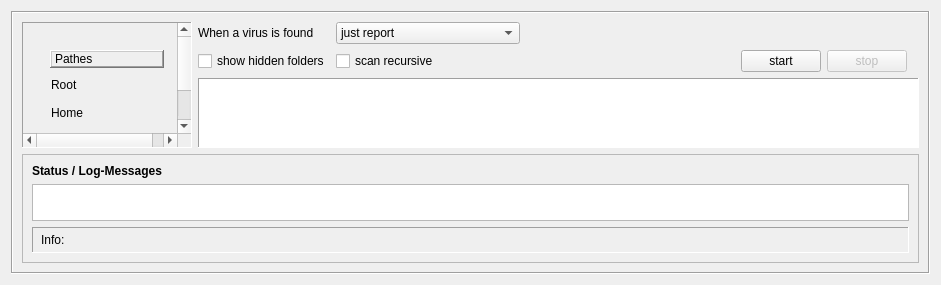
<?xml version="1.0" encoding="UTF-8"?>
<ui version="4.0">
 <class>scanTab</class>
 <widget class="QWidget" name="scanTab">
  <property name="geometry">
   <rect>
    <x>0</x>
    <y>0</y>
    <width>941</width>
    <height>285</height>
   </rect>
  </property>
  <property name="windowTitle">
   <string>Form</string>
  </property>
  <layout class="QGridLayout" name="gridLayout">
   <item row="0" column="0" colspan="4">
    <widget class="QFrame" name="mainFrame">
     <property name="frameShape">
      <enum>QFrame::Shape::Box</enum>
     </property>
     <property name="frameShadow">
      <enum>QFrame::Shadow::Sunken</enum>
     </property>
     <layout class="QGridLayout" name="gridLayout_2">
      <item row="1" column="0" rowspan="2">
       <widget class="QScrollArea" name="scrollArea">
        <property name="sizePolicy">
         <sizepolicy hsizetype="Minimum" vsizetype="Expanding">
          <horstretch>0</horstretch>
          <verstretch>0</verstretch>
         </sizepolicy>
        </property>
        <property name="frameShape">
         <enum>QFrame::Shape::Panel</enum>
        </property>
        <property name="widgetResizable">
         <bool>true</bool>
        </property>
        <widget class="QWidget" name="scrollAreaWidgetContents">
         <property name="geometry">
          <rect>
           <x>0</x>
           <y>0</y>
           <width>168</width>
           <height>206</height>
          </rect>
         </property>
         <layout class="QVBoxLayout" name="verticalLayout">
          <item>
           <widget class="QFrame" name="deviceFrame">
            <property name="sizePolicy">
             <sizepolicy hsizetype="Preferred" vsizetype="Preferred">
              <horstretch>0</horstretch>
              <verstretch>20</verstretch>
             </sizepolicy>
            </property>
            <property name="minimumSize">
             <size>
              <width>150</width>
              <height>0</height>
             </size>
            </property>
            <property name="maximumSize">
             <size>
              <width>150</width>
              <height>16777215</height>
             </size>
            </property>
            <property name="frameShape">
             <enum>QFrame::Shape::NoFrame</enum>
            </property>
            <property name="frameShadow">
             <enum>QFrame::Shadow::Sunken</enum>
            </property>
            <layout class="QVBoxLayout" name="verticalLayout_3">
             <item>
              <widget class="QFrame" name="pathFrame">
               <property name="frameShape">
                <enum>QFrame::Shape::NoFrame</enum>
               </property>
               <property name="frameShadow">
                <enum>QFrame::Shadow::Plain</enum>
               </property>
               <layout class="QGridLayout" name="gridLayout_5">
                <item row="2" column="0">
                 <widget class="QPushButton" name="homePathButton">
                  <property name="layoutDirection">
                   <enum>Qt::LayoutDirection::LeftToRight</enum>
                  </property>
                  <property name="styleSheet">
                   <string notr="true">text-align:left</string>
                  </property>
                  <property name="text">
                   <string>Home</string>
                  </property>
                  <property name="icon">
                   <iconset resource="../resources.qrc">
                    <normaloff>:/icons/icons/homefolder.png</normaloff>:/icons/icons/homefolder.png</iconset>
                  </property>
                  <property name="iconSize">
                   <size>
                    <width>28</width>
                    <height>28</height>
                   </size>
                  </property>
                  <property name="flat">
                   <bool>true</bool>
                  </property>
                 </widget>
                </item>
                <item row="1" column="0">
                 <widget class="QPushButton" name="basePathButton">
                  <property name="styleSheet">
                   <string notr="true">text-align:left</string>
                  </property>
                  <property name="text">
                   <string>Root</string>
                  </property>
                  <property name="icon">
                   <iconset resource="../resources.qrc">
                    <normaloff>:/icons/icons/basefolder.png</normaloff>:/icons/icons/basefolder.png</iconset>
                  </property>
                  <property name="iconSize">
                   <size>
                    <width>28</width>
                    <height>28</height>
                   </size>
                  </property>
                  <property name="flat">
                   <bool>true</bool>
                  </property>
                 </widget>
                </item>
                <item row="0" column="0">
                 <widget class="QLabel" name="pathLabel">
                  <property name="maximumSize">
                   <size>
                    <width>16777215</width>
                    <height>30</height>
                   </size>
                  </property>
                  <property name="styleSheet">
                   <string notr="true"/>
                  </property>
                  <property name="frameShape">
                   <enum>QFrame::Shape::WinPanel</enum>
                  </property>
                  <property name="frameShadow">
                   <enum>QFrame::Shadow::Raised</enum>
                  </property>
                  <property name="text">
                   <string>Pathes</string>
                  </property>
                 </widget>
                </item>
               </layout>
              </widget>
             </item>
             <item>
              <widget class="QFrame" name="devicesFrame">
               <property name="frameShape">
                <enum>QFrame::Shape::NoFrame</enum>
               </property>
               <property name="frameShadow">
                <enum>QFrame::Shadow::Raised</enum>
               </property>
               <layout class="QVBoxLayout" name="verticalLayout_2">
                <item>
                 <widget class="QLabel" name="deviceLabel">
                  <property name="maximumSize">
                   <size>
                    <width>16777215</width>
                    <height>30</height>
                   </size>
                  </property>
                  <property name="styleSheet">
                   <string notr="true"/>
                  </property>
                  <property name="frameShape">
                   <enum>QFrame::Shape::WinPanel</enum>
                  </property>
                  <property name="frameShadow">
                   <enum>QFrame::Shadow::Raised</enum>
                  </property>
                  <property name="text">
                   <string>Devices</string>
                  </property>
                 </widget>
                </item>
               </layout>
              </widget>
             </item>
             <item>
              <spacer name="verticalSpacer">
               <property name="orientation">
                <enum>Qt::Orientation::Vertical</enum>
               </property>
               <property name="sizeHint" stdset="0">
                <size>
                 <width>20</width>
                 <height>40</height>
                </size>
               </property>
              </spacer>
             </item>
            </layout>
           </widget>
          </item>
         </layout>
        </widget>
       </widget>
      </item>
      <item row="3" column="0" colspan="4">
       <widget class="QFrame" name="logStatusFrame">
        <property name="sizePolicy">
         <sizepolicy hsizetype="Preferred" vsizetype="Minimum">
          <horstretch>0</horstretch>
          <verstretch>0</verstretch>
         </sizepolicy>
        </property>
        <property name="minimumSize">
         <size>
          <width>0</width>
          <height>100</height>
         </size>
        </property>
        <property name="frameShape">
         <enum>QFrame::Shape::StyledPanel</enum>
        </property>
        <property name="frameShadow">
         <enum>QFrame::Shadow::Raised</enum>
        </property>
        <layout class="QGridLayout" name="gridLayout_3">
         <item row="1" column="0" colspan="3">
          <widget class="QPlainTextEdit" name="logPlainTextEdit">
           <property name="sizePolicy">
            <sizepolicy hsizetype="Expanding" vsizetype="Expanding">
             <horstretch>0</horstretch>
             <verstretch>0</verstretch>
            </sizepolicy>
           </property>
           <property name="styleSheet">
            <string notr="true"/>
           </property>
           <property name="readOnly">
            <bool>true</bool>
           </property>
           <property name="centerOnScroll">
            <bool>false</bool>
           </property>
          </widget>
         </item>
         <item row="2" column="0" colspan="3">
          <widget class="QLabel" name="currentFileLabel">
           <property name="sizePolicy">
            <sizepolicy hsizetype="Preferred" vsizetype="Preferred">
             <horstretch>1</horstretch>
             <verstretch>0</verstretch>
            </sizepolicy>
           </property>
           <property name="styleSheet">
            <string notr="true">padding:5px</string>
           </property>
           <property name="frameShape">
            <enum>QFrame::Shape::Panel</enum>
           </property>
           <property name="frameShadow">
            <enum>QFrame::Shadow::Sunken</enum>
           </property>
           <property name="text">
            <string>Info: </string>
           </property>
          </widget>
         </item>
         <item row="0" column="0" colspan="2">
          <widget class="QLabel" name="logHeaderLabel">
           <property name="sizePolicy">
            <sizepolicy hsizetype="Preferred" vsizetype="Preferred">
             <horstretch>1</horstretch>
             <verstretch>0</verstretch>
            </sizepolicy>
           </property>
           <property name="styleSheet">
            <string notr="true">font-weight:bold</string>
           </property>
           <property name="text">
            <string>Status / Log-Messages</string>
           </property>
          </widget>
         </item>
        </layout>
       </widget>
      </item>
      <item row="1" column="1">
       <layout class="QGridLayout" name="gridLayout_4">
        <item row="1" column="6">
         <widget class="QPushButton" name="stopScanButton">
          <property name="enabled">
           <bool>false</bool>
          </property>
          <property name="text">
           <string>stop</string>
          </property>
          <property name="icon">
           <iconset resource="../resources.qrc">
            <normaloff>:/icons/icons/stop.png</normaloff>:/icons/icons/stop.png</iconset>
          </property>
          <property name="iconSize">
           <size>
            <width>24</width>
            <height>24</height>
           </size>
          </property>
         </widget>
        </item>
        <item row="0" column="1">
         <widget class="QComboBox" name="virusFoundComboBox">
          <item>
           <property name="text">
            <string>just report</string>
           </property>
           <property name="icon">
            <iconset resource="../resources.qrc">
             <normaloff>:/icons/icons/includeexclude.png</normaloff>:/icons/icons/includeexclude.png</iconset>
           </property>
          </item>
          <item>
           <property name="text">
            <string>remove file (be careful)</string>
           </property>
           <property name="icon">
            <iconset resource="../resources.qrc">
             <normaloff>:/icons/icons/trash-can.png</normaloff>:/icons/icons/trash-can.png</iconset>
           </property>
          </item>
          <item>
           <property name="text">
            <string>move file to qurantine folder</string>
           </property>
           <property name="icon">
            <iconset resource="../resources.qrc">
             <normaloff>:/icons/icons/edit-cut.png</normaloff>:/icons/icons/edit-cut.png</iconset>
           </property>
          </item>
          <item>
           <property name="text">
            <string>copy file to quarantine folder</string>
           </property>
           <property name="icon">
            <iconset resource="../resources.qrc">
             <normaloff>:/icons/icons/edit-copy.png</normaloff>:/icons/icons/edit-copy.png</iconset>
           </property>
          </item>
         </widget>
        </item>
        <item row="1" column="5">
         <widget class="QPushButton" name="startScanButton">
          <property name="text">
           <string>start</string>
          </property>
          <property name="icon">
           <iconset resource="../resources.qrc">
            <normaloff>:/icons/icons/start.png</normaloff>:/icons/icons/start.png</iconset>
          </property>
          <property name="iconSize">
           <size>
            <width>24</width>
            <height>24</height>
           </size>
          </property>
         </widget>
        </item>
        <item row="0" column="3">
         <spacer name="horizontalSpacer_2">
          <property name="orientation">
           <enum>Qt::Orientation::Horizontal</enum>
          </property>
          <property name="sizeHint" stdset="0">
           <size>
            <width>40</width>
            <height>20</height>
           </size>
          </property>
         </spacer>
        </item>
        <item row="1" column="1">
         <widget class="QCheckBox" name="recursivCheckBox">
          <property name="text">
           <string>scan recursive</string>
          </property>
         </widget>
        </item>
        <item row="0" column="0">
         <widget class="QLabel" name="virusFoundLabel">
          <property name="text">
           <string>When a virus is found</string>
          </property>
         </widget>
        </item>
        <item row="1" column="0">
         <widget class="QCheckBox" name="showHiddenDirsCheckBox">
          <property name="text">
           <string>show hidden folders</string>
          </property>
         </widget>
        </item>
       </layout>
      </item>
      <item row="2" column="1" colspan="3">
       <widget class="QTreeView" name="treeView">
        <property name="styleSheet">
         <string notr="true"/>
        </property>
        <property name="frameShape">
         <enum>QFrame::Shape::Panel</enum>
        </property>
        <attribute name="headerVisible">
         <bool>false</bool>
        </attribute>
       </widget>
      </item>
     </layout>
    </widget>
   </item>
  </layout>
 </widget>
 <resources>
  <include location="../resources.qrc"/>
 </resources>
 <connections>
  <connection>
   <sender>startScanButton</sender>
   <signal>clicked()</signal>
   <receiver>scanTab</receiver>
   <slot>slot_scanButtonClicked()</slot>
   <hints>
    <hint type="sourcelabel">
     <x>821</x>
     <y>82</y>
    </hint>
    <hint type="destinationlabel">
     <x>468</x>
     <y>26</y>
    </hint>
   </hints>
  </connection>
  <connection>
   <sender>stopScanButton</sender>
   <signal>clicked()</signal>
   <receiver>scanTab</receiver>
   <slot>slot_abortScan()</slot>
   <hints>
    <hint type="sourcelabel">
     <x>907</x>
     <y>82</y>
    </hint>
    <hint type="destinationlabel">
     <x>707</x>
     <y>4</y>
    </hint>
   </hints>
  </connection>
  <connection>
   <sender>recursivCheckBox</sender>
   <signal>clicked()</signal>
   <receiver>scanTab</receiver>
   <slot>slot_recursivScanCheckBoxClicked()</slot>
   <hints>
    <hint type="sourcelabel">
     <x>580</x>
     <y>79</y>
    </hint>
    <hint type="destinationlabel">
     <x>757</x>
     <y>156</y>
    </hint>
   </hints>
  </connection>
  <connection>
   <sender>virusFoundComboBox</sender>
   <signal>activated(int)</signal>
   <receiver>scanTab</receiver>
   <slot>slot_virusFoundComboBoxChanged()</slot>
   <hints>
    <hint type="sourcelabel">
     <x>580</x>
     <y>46</y>
    </hint>
    <hint type="destinationlabel">
     <x>757</x>
     <y>198</y>
    </hint>
   </hints>
  </connection>
  <connection>
   <sender>treeView</sender>
   <signal>clicked(QModelIndex)</signal>
   <receiver>scanTab</receiver>
   <slot>slot_dirtreeSelectionChanged()</slot>
   <hints>
    <hint type="sourcelabel">
     <x>207</x>
     <y>141</y>
    </hint>
    <hint type="destinationlabel">
     <x>5</x>
     <y>41</y>
    </hint>
   </hints>
  </connection>
  <connection>
   <sender>basePathButton</sender>
   <signal>clicked()</signal>
   <receiver>scanTab</receiver>
   <slot>slot_basePathButtonClicked()</slot>
   <hints>
    <hint type="sourcelabel">
     <x>75</x>
     <y>95</y>
    </hint>
    <hint type="destinationlabel">
     <x>2</x>
     <y>85</y>
    </hint>
   </hints>
  </connection>
  <connection>
   <sender>homePathButton</sender>
   <signal>clicked()</signal>
   <receiver>scanTab</receiver>
   <slot>slot_homePathButtonClicked()</slot>
   <hints>
    <hint type="sourcelabel">
     <x>97</x>
     <y>138</y>
    </hint>
    <hint type="destinationlabel">
     <x>6</x>
     <y>126</y>
    </hint>
   </hints>
  </connection>
  <connection>
   <sender>showHiddenDirsCheckBox</sender>
   <signal>clicked()</signal>
   <receiver>scanTab</receiver>
   <slot>slot_hiddenFoldersCheckBoxClicked()</slot>
   <hints>
    <hint type="sourcelabel">
     <x>200</x>
     <y>70</y>
    </hint>
    <hint type="destinationlabel">
     <x>5</x>
     <y>176</y>
    </hint>
   </hints>
  </connection>
 </connections>
 <slots>
  <slot>slot_scanButtonClicked()</slot>
  <slot>slot_homePathButtonClicked()</slot>
  <slot>slot_basePathButtonClicked()</slot>
  <slot>slot_virusFoundComboBoxChanged()</slot>
  <slot>slot_recursivScanCheckBoxClicked()</slot>
  <slot>slot_abortScan()</slot>
  <slot>slot_dirtreeSelectionChanged()</slot>
  <slot>slot_hiddenFoldersCheckBoxClicked()</slot>
 </slots>
</ui>
